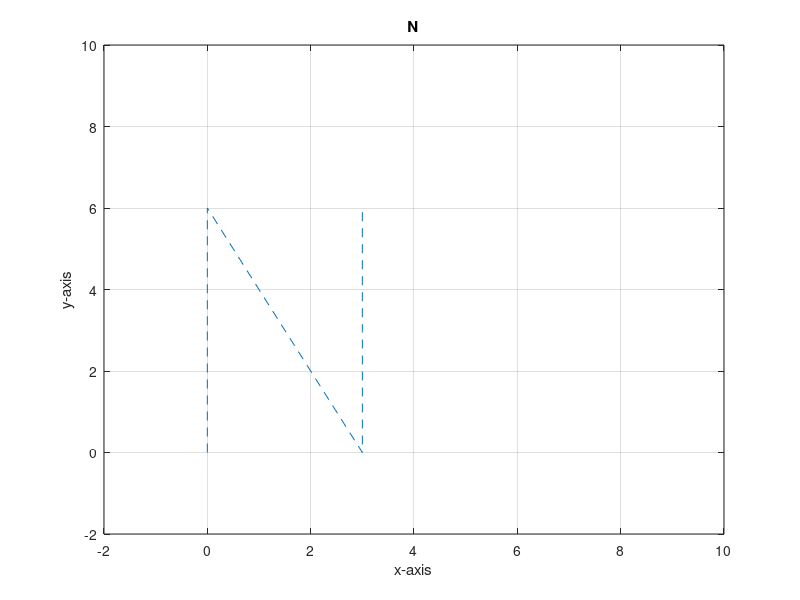

Write the MATLAB code that produced this figure.
function points()

p1 = [0, 0];
p2 = [0, 3];
p3 = [0, 6];
p4 = [3, 6];
p5 = [3, 3];
p6 = [3, 0];

pn = [p1; p2; p3; p6; p5;p4];
plot(pn(:, 1), pn(:, 2), '--');
hold on;
% plot([p2(1), p5(1)], [p2(2), p5(2)], '--');
axis([-2 10 -2 10])
grid on;

xlabel('x-axis');

ylabel('y-axis');

title('N');

grid on;

end





